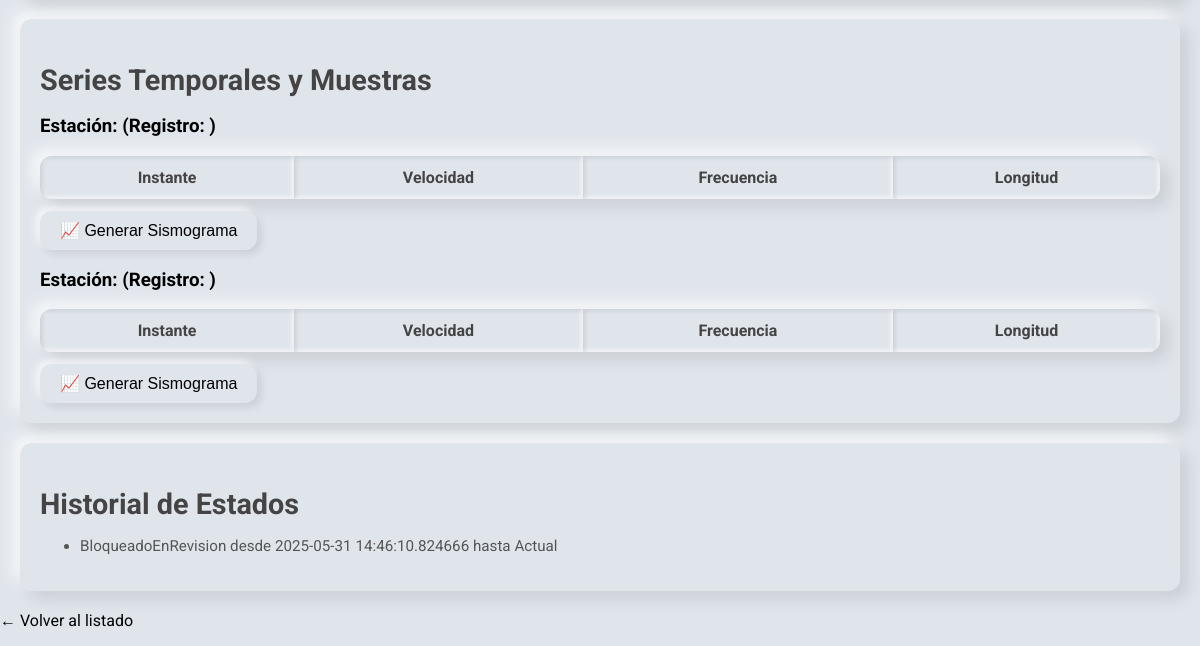
The app's page /event/23 (lower part), older data.
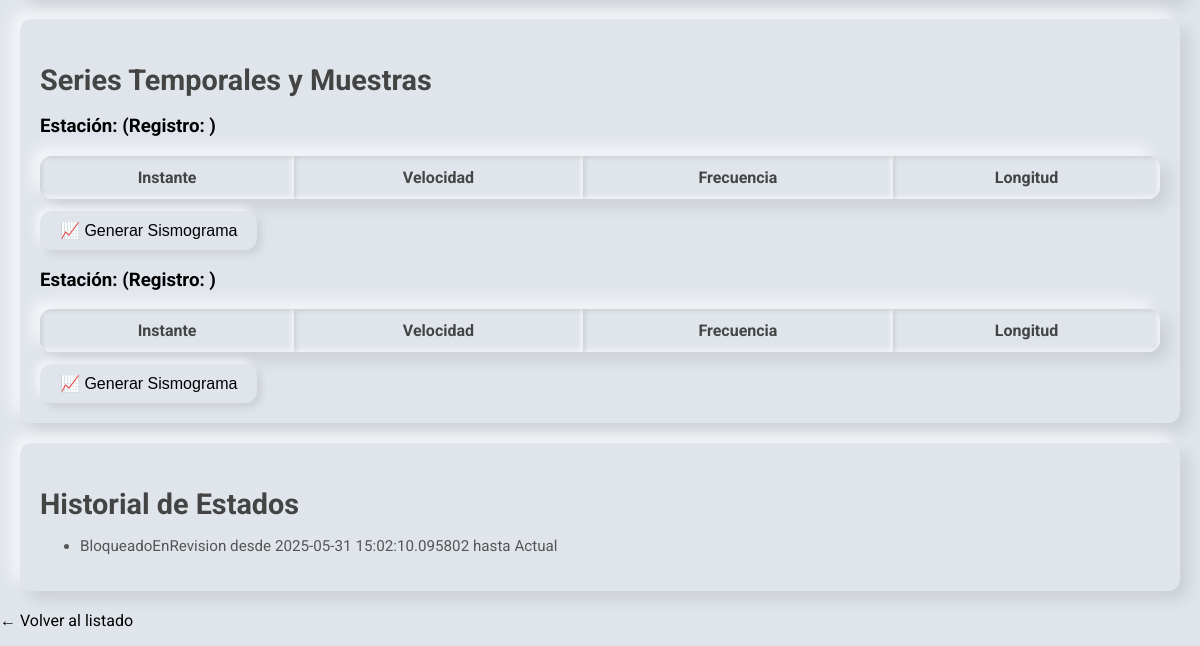
The same page, newer data.
### tables this page shows
CREATE TABLE CambioEstado (
        id_cambio       INTEGER PRIMARY KEY AUTOINCREMENT,
        id_evento       INTEGER NOT NULL,
        fecha_inicio    TEXT    NOT NULL,
        fecha_fin       TEXT    NULL,
        estado_nombre   TEXT    NOT NULL,
        estado_desc     TEXT    NULL,
        FOREIGN KEY (id_evento) REFERENCES Evento(id_evento) ON DELETE CASCADE
    );

### app_flask.py (the view, shortened to what this page needs)
@app.route('/event/<int:event_id>', methods=['GET', 'POST'])
def detalle(event_id):
    analista = app.config['analista']
    evento = cargar_evento_por_id(event_id)
    if not evento:
        return redirect(url_for('index'))
    if evento.estado.getNombre() == "AutoDetectado":
        evento.bloquearParaRevision(analista)
        guardar_evento(evento)
        guardar_cambio_estado(event_id, evento.cambios[-1])
    error = None
    return render_template(
        'detalle_evento.html',
        evento=evento,
        error=error,
        analista=analista
    )

### db.py (called while the page is built)
def get_connection():
    conn = sqlite3.connect(DB_PATH)
    conn.row_factory = sqlite3.Row
    return conn

### indexClases.py (called while the page is built)
    def getNombre(self):
        return self.nombre

    def __str__(self):
        try:
            ts_inicio = self.fecha_hora_inicio.strftime('%Y-%m-%d %H:%M:%S')
        except Exception:
            ts_inicio = str(self.fecha_hora_inicio)
        if self.fecha_hora_fin:
            try:
                fin = self.fecha_hora_fin.strftime('%Y-%m-%d %H:%M:%S')
            except Exception:
                fin = str(self.fecha_hora_fin)
        else:
            fin = "Actual"
        return f"{self.estado.nombre} desde {ts_inicio} hasta {fin}"

### templates/detalle_evento.html (shortened to what this page needs)
<!doctype html>
<html>
<head>
</head>
<body>
  <section>
    <h2>Series Temporales y Muestras</h2>
    {% if evento.series_temporales %}
      {% for serie in evento.series_temporales %}
        <h3>Estación: <strong>{{ serie.estacion }}</strong> (Registro: {{ serie.fecha_registro }})</h3>
        <table>
          <thead>
            <tr>
              <th>Instante</th>
              <th>Velocidad</th>
              <th>Frecuencia</th>
              <th>Longitud</th>
            </tr>
          </thead>
        </table>
        <form method="post" action="{{ url_for('sismograma', event_id=evento.id_evento, estacion=serie.estacion) }}">
          <button type="submit" style="margin-top: 12px;">📈 Generar Sismograma</button>
        </form>
      {% endfor %}
    {% else %}
      <p>No hay series temporales registradas.</p>
    {% endif %}
  </section>
  <section>
    <h2>Historial de Estados</h2>
    <ul class="history-list">
      {% for cambio in evento.cambios %}
      <li>{{ cambio }}</li>
      {% endfor %}
    </ul>
  </section>
  <p><a href="{{ url_for('index') }}">← Volver al listado</a></p>
</body>
</html>

Row changes from the older to the newer data that the page shows:
changed CambioEstado: cambio "BloqueadoEnRevision desde 2025-05-31 14:46:10.824666 hasta Actual" → "BloqueadoEnRevision desde 2025-05-31 15:02:10.095802 hasta Actual"
